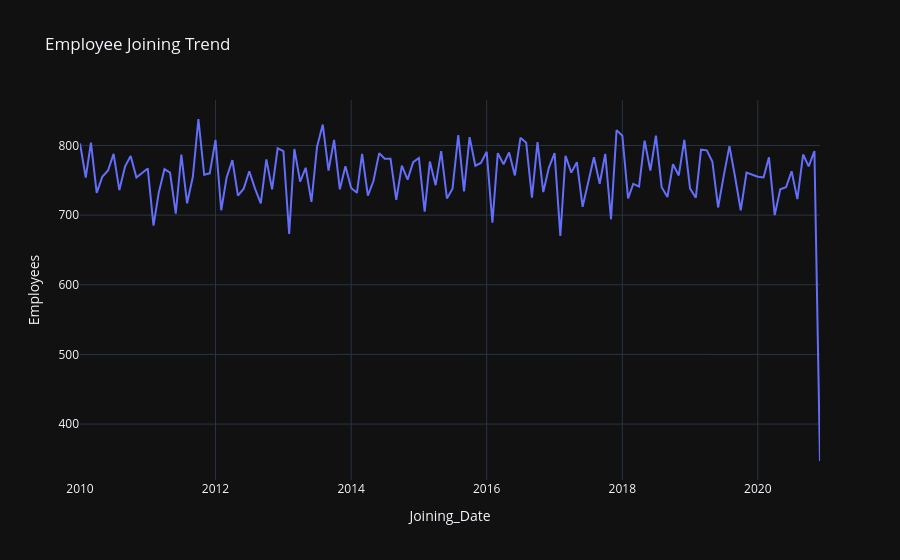

Write notebook code for a chart like this one.
### Code cell
# ----------------------------
# 14. JOINING TREND (PLOTLY)
# ----------------------------
joining_trend = (
    df.groupby(df["Joining_Date"].dt.to_period("M"))
    .size()
    .reset_index(name="Employees")
)

joining_trend["Joining_Date"] = joining_trend["Joining_Date"].astype(str)

fig = px.line(
    joining_trend,
    x="Joining_Date",
    y="Employees",
    title="Employee Joining Trend"
)
fig.show()

### Figure 1 — Plotly figure (JSON) as saved in the notebook; plotly's stock layout.template omitted (floating-point values rounded to 4 significant figures; data arrays with more than 128 entries replaced by an {"elided": "..."} marker saying what was removed)
{"data": [{"hovertemplate": "Joining_Date=%{x}<br>Employees=%{y}<extra></extra>", "legendgroup": "", "line": {"color": "#636efa", "dash": "solid"}, "marker": {"symbol": "circle"}, "mode": "lines", "name": "", "orientation": "v", "showlegend": false, "x": {"elided": "132 str values"}, "xaxis": "x", "y": {"elided": "132 int values"}, "yaxis": "y", "type": "scatter"}], "layout": {"xaxis": {"anchor": "y", "domain": [0.0, 1.0], "title": {"text": "Joining_Date"}}, "yaxis": {"anchor": "x", "domain": [0.0, 1.0], "title": {"text": "Employees"}}, "legend": {"tracegroupgap": 0}, "title": {"text": "Employee Joining Trend"}}}
